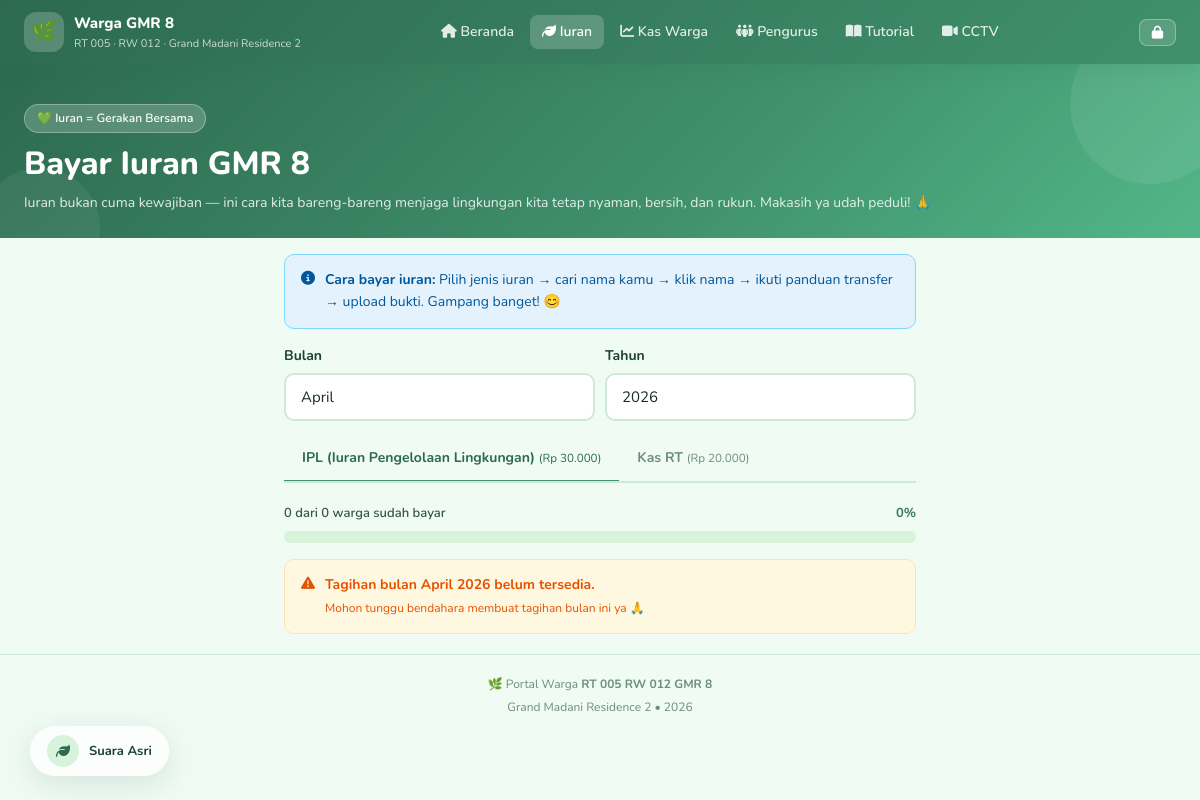
The page /iuran/ on the database its author committed.
### tables this page shows
CREATE TABLE IF NOT EXISTS jenis_iuran (
    id INT AUTO_INCREMENT PRIMARY KEY,
    nama VARCHAR(100) NOT NULL,
    deskripsi TEXT,
    nominal DECIMAL(12,2) NOT NULL DEFAULT 0,
    periode ENUM('bulanan','tahunan','insidental') DEFAULT 'bulanan',
    aktif TINYINT(1) DEFAULT 1,
    created_at TIMESTAMP DEFAULT CURRENT_TIMESTAMP
);

### includes/db.php (called while the page is built, shortened)
<?php
function formatRupiah($angka)
{
    return 'Rp ' . number_format($angka, 0, ',', '.');
}
function bulanNama($bulan)
{
    $nama = [
        '',
        'Januari',
        'Februari',
        'Maret',
        'April',
        'Mei',
        'Juni',
        'Juli',
        'Agustus',
        'September',
        'Oktober',
        'November',
        'Desember'
    ];
    return $nama[(int) $bulan] ?? '';
}

### iuran.php (the view, shortened to what this page needs)
<?php
require_once 'includes/db.php';
$bulanIni = (int) date('n');
$tahunIni = (int) date('Y');
$bulan = isset($_GET['bulan']) ? (int) $_GET['bulan'] : $bulanIni;
$tahun = isset($_GET['tahun']) ? (int) $_GET['tahun'] : $tahunIni;
$jenisId = isset($_GET['jenis']) ? (int) $_GET['jenis'] : 0;
$jenisIuran = $pdo->query("SELECT * FROM jenis_iuran WHERE aktif=1 ORDER BY id ASC")->fetchAll();
if (!$jenisId && !empty($jenisIuran))
    $jenisId = $jenisIuran[0]['id'];
$jenisInfo = null;
foreach ($jenisIuran as $j) {
    if ($j['id'] == $jenisId) {
        $jenisInfo = $j;
        break;
    }
}
$belumBayar = [];
$sudahBayar = [];
if ($jenisId) {
    $stmtBelum = $pdo->prepare("
        SELECT t.id as tagihan_id, w.nama, w.nomor_rumah, t.nominal, t.status
        FROM tagihan t
        JOIN warga w ON w.id = t.warga_id
        WHERE t.jenis_iuran_id = ? AND t.bulan = ? AND t.tahun = ?
          AND t.status IN ('belum_bayar')
          AND w.aktif = 1
        ORDER BY w.nomor_rumah ASC
    ");
    $stmtBelum->execute([$jenisId, $bulan, $tahun]);
    $belumBayar = $stmtBelum->fetchAll();
    $stmtSudah = $pdo->prepare("
        SELECT w.nama, w.nomor_rumah, t.nominal, t.status
        FROM tagihan t
        JOIN warga w ON w.id = t.warga_id
        WHERE t.jenis_iuran_id = ? AND t.bulan = ? AND t.tahun = ?
          AND t.status IN ('menunggu_verifikasi','lunas')
          AND w.aktif = 1
        ORDER BY w.nomor_rumah ASC
    ");
    $stmtSudah->execute([$jenisId, $bulan, $tahun]);
    $sudahBayar = $stmtSudah->fetchAll();
}
$jmlBelum = count($belumBayar);
$jmlSudah = count($sudahBayar);
require_once 'includes/header.php';
?>
<section class="hero" style="padding-bottom:24px;">
    <div class="hero-content">
        <div class="hero-badge">💚 Iuran = Gerakan Bersama</div>
        <h1>Bayar Iuran GMR 8</h1>
        <p>Iuran bukan cuma kewajiban — ini cara kita bareng-bareng menjaga lingkungan kita tetap nyaman, bersih, dan
            rukun. Makasih ya udah peduli! 🙏</p>
    </div>
</section>
<div class="container">
    <div class="alert alert-info mt-2">
        <i class="fa-solid fa-circle-info"></i>
        <div>
            <strong>Cara bayar iuran:</strong> Pilih jenis iuran → cari nama kamu → klik nama → ikuti panduan transfer →
            upload bukti. Gampang banget! 😊
        </div>
    </div>
    <form method="GET" style="display:flex;gap:10px;margin-bottom:16px;align-items:flex-end;">
        <div class="form-group" style="flex:1;margin-bottom:0;">
            <label class="form-label" for="sel-bulan">Bulan</label>
            <select name="bulan" id="sel-bulan" class="form-control" onchange="this.form.submit()">
                <?php for ($m = 1; $m <= 12; $m++): ?>
                    <option value="<?= $m ?>" <?= $m == $bulan ? 'selected' : '' ?>><?= bulanNama($m) ?></option>
                <?php endfor; ?>
            </select>
        </div>
        <div class="form-group" style="flex:1;margin-bottom:0;">
            <label class="form-label" for="sel-tahun">Tahun</label>
            <select name="tahun" id="sel-tahun" class="form-control" onchange="this.form.submit()">
                <?php for ($y = date('Y'); $y >= date('Y') - 2; $y--): ?>
                    <option value="<?= $y ?>" <?= $y == $tahun ? 'selected' : '' ?>><?= $y ?></option>
                <?php endfor; ?>
            </select>
        </div>
    </form>
    <?php if (!empty($jenisIuran)): ?>
        <div class="tabs-container">
            <div class="tabs">
                <?php foreach ($jenisIuran as $j): ?>
                    <a href="?jenis=<?= $j['id'] ?>&bulan=<?= $bulan ?>&tahun=<?= $tahun ?>"
                        class="tab-btn <?= $j['id'] == $jenisId ? 'active' : '' ?>" style="text-decoration:none;">
                        <?= htmlspecialchars($j['nama']) ?>
                        <small style="font-weight:400;"> (<?= formatRupiah($j['nominal']) ?>)</small>
                    </a>
                <?php endforeach; ?>
            </div>
            <?php if ($jenisInfo): ?>
                <div style="margin-bottom:16px;">
                    <div class="flex-between mb-1">
                        <span style="font-size:13px;color:var(--text-mid);font-weight:600;"><?= $jmlSudah ?> dari
                            <?= ($jmlSudah + $jmlBelum) ?> warga sudah bayar</span>
                        <span
                            style="font-size:13px;font-weight:700;color:var(--green-700);"><?= ($jmlSudah + $jmlBelum) > 0 ? round($jmlSudah / ($jmlSudah + $jmlBelum) * 100) : 0 ?>%</span>
                    </div>
                    <div class="progress-wrap">
                    </div>
                </div>
                <?php if ($jmlBelum + $jmlSudah === 0): ?>
                    <div class="alert alert-warning">
                        <i class="fa-solid fa-triangle-exclamation"></i>
                        <div>
                            <strong>Tagihan bulan <?= bulanNama($bulan) ?>             <?= $tahun ?> belum tersedia.</strong><br>
                            <span style="font-size:12px;">Mohon tunggu bendahara membuat tagihan bulan ini ya 🙏</span>
                        </div>
                    </div>
                <?php endif; ?>
            <?php endif; ?>
        </div>
    <?php endif; ?>
</div>
<?php require_once 'includes/footer.php'; ?>

### assets/css/style.css (style rules this page uses)
:root { --green-900: #1B4332; --green-800: #2D6A4F; --green-700: #3A7A5C; --green-600: #40916C; --green-500: #52B788; --green-400: #74C69D; --green-300: #95D5B2; --green-200: #B7E4C7; --green-100: #D8F3DC; --green-50: #F0FBF4; --white: #F8FFF9; --text-dark: #1a2b22; --text-mid: #3a5445; --text-light: #6b8f7a; --danger: #e53935; --warning: #fb8c00; --info: #039be5; --border: #d0e8d8; --shadow-sm: 0 2px 8px rgba(45, 106, 79, .10); --shadow-md: 0 4px 20px rgba(45, 106, 79, .15); --shadow-lg: 0 8px 40px rgba(45, 106, 79, .20); --radius-sm: 10px; --radius-md: 16px; --radius-lg: 24px; --nav-h: 64px; --bottom-nav-h: 70px; --transition: .2s cubic-bezier(.4, 0, .2, 1); }
*, *::before, *::after { box-sizing: border-box; margin: 0; padding: 0; }
html { font-size: 16px; scroll-behavior: smooth; -webkit-tap-highlight-color: transparent; }
body { font-family: 'Nunito', sans-serif; background: var(--green-50); color: var(--text-dark); line-height: 1.6; padding-bottom: calc(var(--bottom-nav-h) + 16px); min-height: 100vh; }
a { color: var(--green-800); text-decoration: none; transition: color var(--transition); }
h1, h2, h3, h4, h5 { line-height: 1.3; font-weight: 700; color: var(--green-900); }
.hero { background: linear-gradient(135deg, var(--green-800) 0%, var(--green-600) 60%, var(--green-500) 100%); padding: 28px 20px 32px; color: #fff; position: relative; overflow: hidden; }
.hero::before { content: ''; position: absolute; top: -40px; right: -30px; width: 160px; height: 160px; background: rgba(255, 255, 255, .08); border-radius: 50%; }
.hero::after { content: ''; position: absolute; bottom: -50px; left: -20px; width: 120px; height: 120px; background: rgba(255, 255, 255, .06); border-radius: 50%; }
.hero-content { position: relative; z-index: 1; }
.hero-badge { display: inline-flex; align-items: center; gap: 6px; background: rgba(255, 255, 255, .2); border: 1px solid rgba(255, 255, 255, .3); border-radius: 20px; padding: 4px 12px; font-size: 12px; font-weight: 600; margin-bottom: 12px; }
.hero h1 { font-size: 26px; font-weight: 800; margin-bottom: 8px; line-height: 1.2; color: white; }
.hero p { font-size: 14px; opacity: .85; line-height: 1.6; }
.container { max-width: 480px; margin: 0 auto; padding: 0 16px; }
.form-group { margin-bottom: 18px; }
.form-label { display: block; font-size: 14px; font-weight: 700; color: var(--green-900); margin-bottom: 6px; }
.form-control { width: 100%; padding: 13px 15px; border: 2px solid var(--border); border-radius: var(--radius-sm); font-family: 'Nunito', sans-serif; font-size: 15px; color: var(--text-dark); background: #fff; transition: border-color var(--transition), box-shadow var(--transition); min-height: 48px; -webkit-appearance: none; }
.alert { border-radius: var(--radius-sm); padding: 14px 16px; font-size: 14px; display: flex; gap: 10px; align-items: flex-start; margin-bottom: 16px; }
.alert i { flex-shrink: 0; margin-top: 2px; }
.alert-info { background: #e3f2fd; color: #01579b; border: 1px solid #80d8ff; }
.alert-warning { background: #fff8e1; color: #e65100; border: 1px solid #ffe0b2; }
.progress-wrap { background: var(--green-100); border-radius: 100px; height: 12px; overflow: hidden; }
.tabs { display: flex; gap: 0; border-bottom: 2px solid var(--border); margin-bottom: 20px; overflow-x: auto; }
.tab-btn { padding: 10px 18px; border: none; background: none; font-family: 'Nunito', sans-serif; font-size: 14px; font-weight: 700; color: var(--text-light); cursor: pointer; white-space: nowrap; border-bottom: 3px solid transparent; margin-bottom: -2px; transition: all var(--transition); }
.tab-btn.active { color: var(--green-800); border-bottom-color: var(--green-600); }
.mt-2 { margin-top: 16px; }
.mb-1 { margin-bottom: 8px; }
.flex-between { display: flex; align-items: center; justify-content: space-between; }
@media (min-width: 600px) { body { padding-bottom: 32px; } }
@media (min-width: 600px) { .container { max-width: 680px; padding: 0 24px; } }
@media (min-width: 600px) { .hero { padding: 40px 24px 48px; } }
@media (min-width: 600px) { .hero h1 { font-size: 32px; } }

### rows shown on the page
jenis_iuran: nama "IPL (Iuran Pengelolaan Lingkungan)", nominal "Rp 30.000"
jenis_iuran: nama "Kas RT", nominal "Rp 20.000"

### other values the page prints
$jmlSudah "0"
$jmlSudah + $jmlBelum "0"
bulanNama($bulan) "April"
$tahun "2026"
form field bulan "April"
form field tahun "2026"
